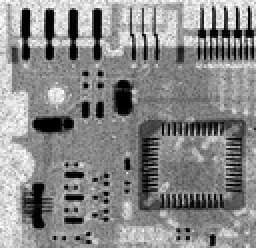
%> input picture geometric_mean_filter/circuitboard-pepper.tif, 128 x 124 px, shrunk from 464 x 448 before the run (shown 2 times larger)
$ octave contraharmonic.m   (GNU Octave 9; MATLAB toolbox functions it lacks are replaced by stand-ins)
%> lines starting %> are read from the running program, lines starting %| are printed output that depends on the picture

data=imread('circuitboard-pepper.tif');
%> data is the input picture: size 124x128 uint8; min 0, max 255, mean 136
figure,imshow(data);


data=im2double(data);
%> data: size 124x128 double

% Filter takes double the size of mask
masksize=3;

% Order of the filter
Q=2;
sumn=[];
sumd=[];
figure,imshow(data)
pixln=0;
pixld=0;
[ro col]=size(data);
%> ro = 124; col = 128


for i=1:ro;
    for j=1:col;
        for m=-masksize:masksize;
            for n=-masksize:masksize;
                if (i+m>0 && i+m<ro && j+n>0 && j+n<col && ...      % To keep indices in limit
                        masksize+m>0 && masksize+m<ro && ...
                        masksize+n>0 && masksize+n<col)

                    pixl1=(data(i+m,j+n)).^(Q+1);                   % Application of Formula
                    pixl2= (data(i+m,j+n)).^Q;
                    pixln=pixln+pixl1;                              % Application of Summation
                    pixld=pixld+pixl2;

                end
            end
        end
       reformedimage(i,j)=(pixln/pixld);
       pixln=0;
       pixld=0;
    end
end
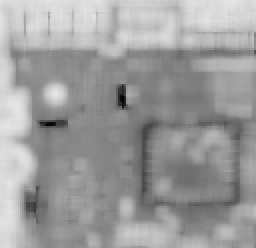
%> reformedimage: size 124x128 double (shown 2 times larger); min 0.0064, max 0.905, mean 0.617
%> after the loop, pixl1 = 0.121; pixl2 = 0.244

figure,imshow(reformedimage)
